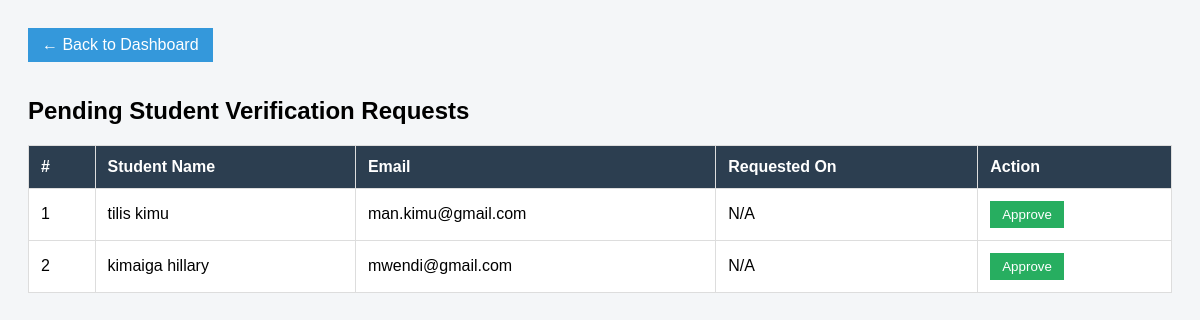
The page /admin/pendingreq.php on the database as committed earlier.
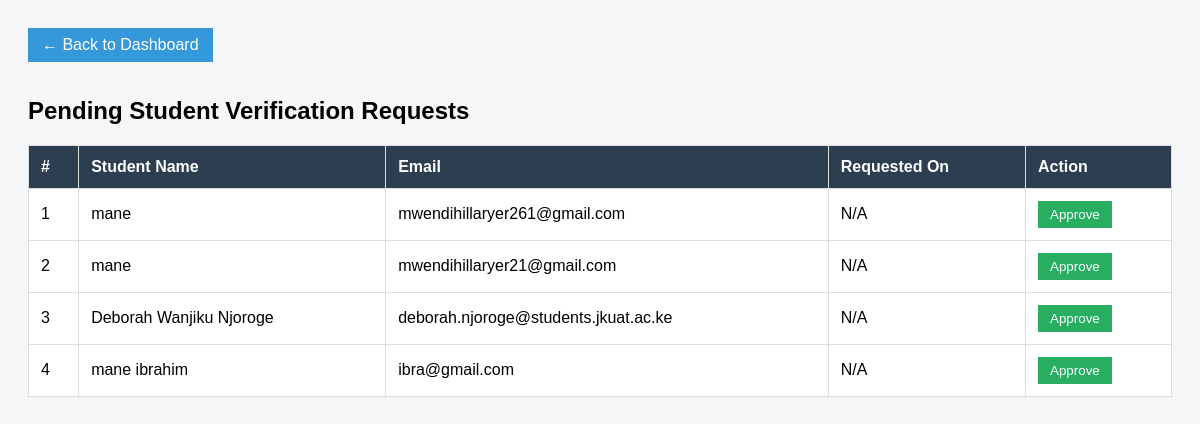
The same page on the database as committed later.
### tables this page shows
CREATE TABLE `students` (
  `id` int NOT NULL,
  `reg_no` varchar(50) DEFAULT NULL,
  `name` varchar(100) DEFAULT NULL,
  `email` varchar(100) DEFAULT NULL,
  `university_id` int DEFAULT NULL,
  `department_id` int DEFAULT NULL,
  `course_id` int DEFAULT NULL,
  `year_of_study` int DEFAULT NULL,
  `year_joined` int DEFAULT NULL,
  `password` varchar(255) DEFAULT NULL,
  `verification_code` varchar(100) DEFAULT NULL,
  `token_expires_at` datetime DEFAULT NULL,
  `is_verified` tinyint(1) DEFAULT '0',
  `verified_at` datetime DEFAULT NULL
);

### admin/pendingreq.php (the view, shortened to what this page needs)
<?php
require_once '../config/db.php';
$result = $conn->query("
    SELECT id, reg_no, name, email
    FROM students
    WHERE is_verified = 0
    ORDER BY id DESC
");
?>
<!DOCTYPE html>
<html>
<head>
</head>
<body>
<a href="dashboard.php" class="back">← Back to Dashboard</a>
<h2>Pending Student Verification Requests</h2>
<table>
    <thead>
        <tr>
            <th>#</th>
            <th>Student Name</th>
            <th>Email</th>
            <th>Requested On</th>
            <th>Action</th>
        </tr>
    </thead>
    <tbody>
    <?php if ($result->num_rows > 0): ?>
        <?php $i = 1; while ($row = $result->fetch_assoc()): ?>
            <tr>
                <td><?= $i++; ?></td>
                <td><?= htmlspecialchars($row['name']); ?></td>
                <td><?= htmlspecialchars($row['email']); ?></td>
                <td><?= $row['created_at'] ?? 'N/A'; ?></td>
                <td>
                    <form method="POST" style="display:inline;">
                        <button
                            class="btn approve"
                            onclick="return confirm('Approve this student?');">
                            Approve
                        </button>
                    </form>
                </td>
            </tr>
        <?php endwhile; ?>
    <?php endif; ?>
    </tbody>
</table>
</body>
</html>

### admin/pendingreq.php (style rules this page uses)
body { font-family: Arial, sans-serif; background: #f4f6f8; padding: 20px; }
table { width: 100%; border-collapse: collapse; background: #fff; }
th, td { padding: 12px; border: 1px solid #ddd; text-align: left; }
th { background: #2c3e50; color: #fff; }
.btn { padding: 6px 12px; border: none; cursor: pointer; }
.approve { background: #27ae60; color: white; }
.back { background: #3498db; color: white; margin-bottom: 15px; display: inline-block; padding: 8px 14px; text-decoration: none; }

Rows that differ between the two databases and show on the page:
removed students: name "tilis kimu", email "man.kimu@gmail.com", created_at "N/A"
removed students: name "kimaiga hillary", email "mwendi@gmail.com", created_at "N/A"
added students: name "mane", email "mwendihillaryer261@gmail.com", created_at "N/A"
added students: name "mane", email "mwendihillaryer21@gmail.com", created_at "N/A"
added students: name "Deborah Wanjiku Njoroge", email "deborah.njoroge@students.jkuat.ac.ke", created_at "N/A"
added students: name "mane ibrahim", email "ibra@gmail.com", created_at "N/A"
